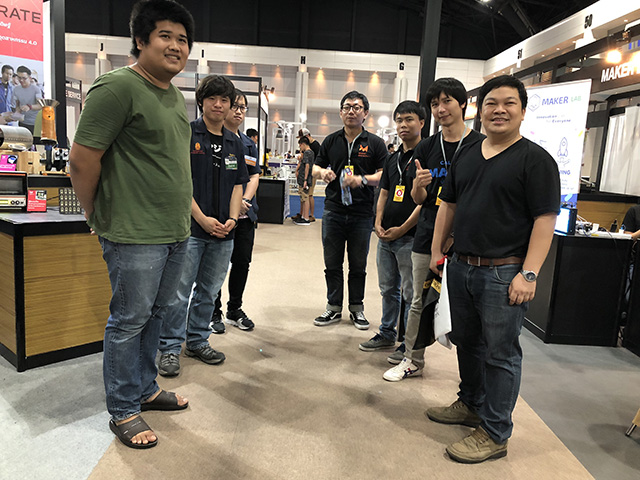
#> input picture OpenCV/image_01.jpg, 640 x 480 px
$ python 0050_GrayScale_Threshold.py
#> lines starting #> are read from the running program, lines starting #| are printed output that depends on the picture; after the words box and inside, x2 and y2 are one past the last pixel; in counts of white or black regions, pixels touching at a corner belong together
#!/usr/bin/env python

import cv2
import numpy as np

image = cv2.imread('image_01.jpg')
#> image is the input picture: shape (480, 640, 3); mean B, G, R 95.5, 107.9, 116.4

cv2.imshow('Original', image)
cv2.waitKey(0)

gray_img = cv2.cvtColor(image, cv2.COLOR_BGR2GRAY)
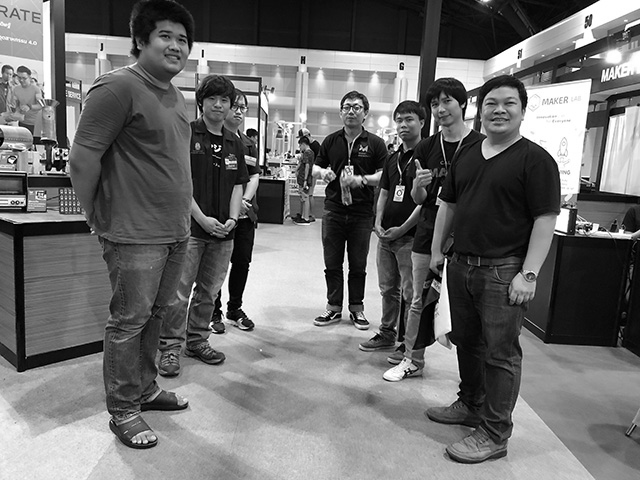
#> gray_img: shape (480, 640); min 0, max 255, mean 109

cv2.imshow('Gray', gray_img)
cv2.waitKey(0)

ret, threshold_img = cv2.threshold(gray_img, 27, 255, cv2.THRESH_BINARY)
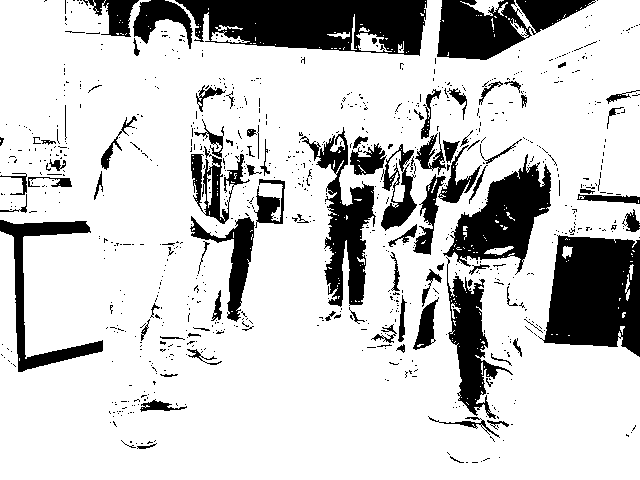
#> threshold_img: shape (480, 640); 79.8% white; 866 black regions (775 under 20 px), largest, box (x1, y1, x2, y2) and area: (175, 0, 427, 56) 10112, (538, 235, 640, 357) 9219, (443, 154, 551, 275) 5690

cv2.imshow('Binary Thresholding', threshold_img)
cv2.waitKey(0)

$ run again, with OpenCV/camera_still.jpg copied over OpenCV/image_01.jpg
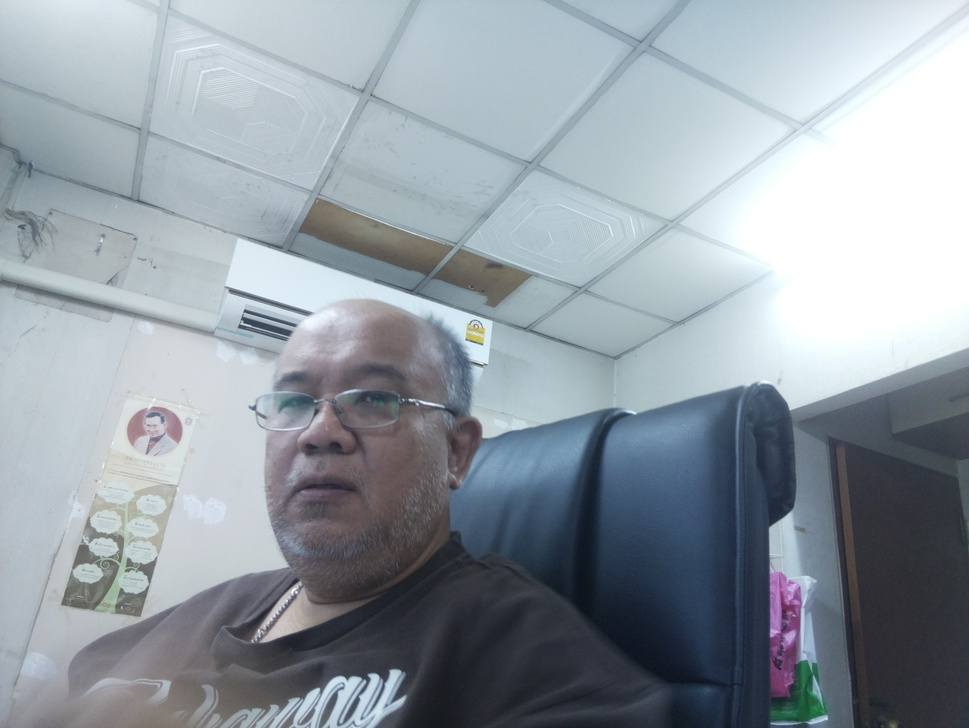
#> input picture OpenCV/camera_still.jpg, 969 x 728 px, shrunk from 3280 x 2464 before the run
#> image is the input picture: shape (728, 969, 3); mean B, G, R 164.1, 156.2, 147
#> `gray_img = cv2.cvtColor(image, cv2.COLOR_BGR2GRAY)`:
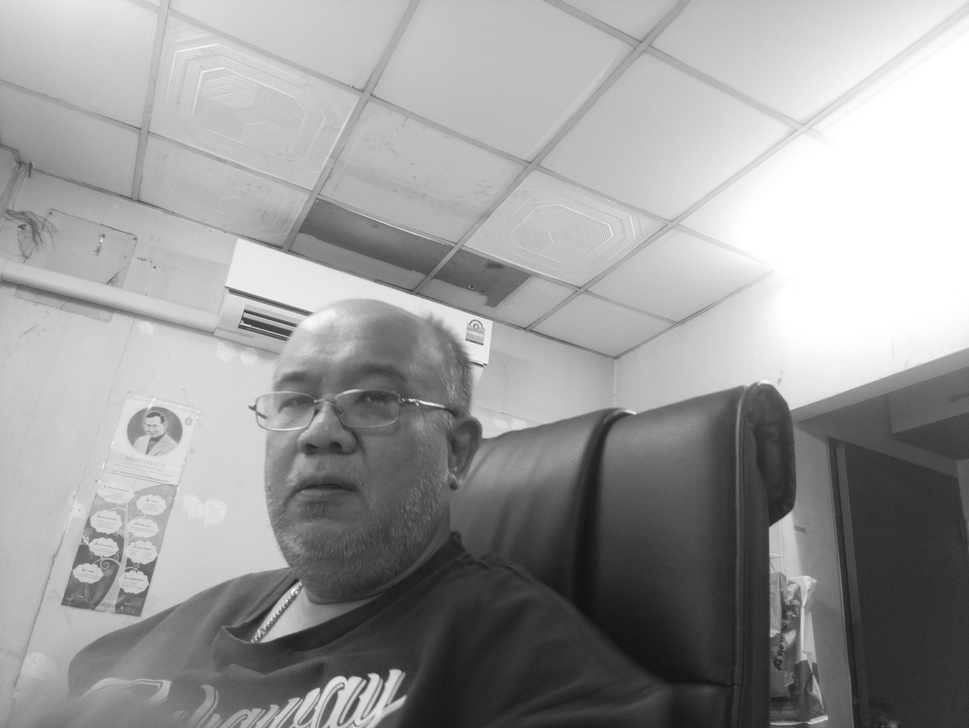
#> gray_img: shape (728, 969); min 17, max 255, mean 154.4
#> `ret, threshold_img = cv2.threshold(gray_img, 27, 255, cv2.THRESH_BINARY)`:
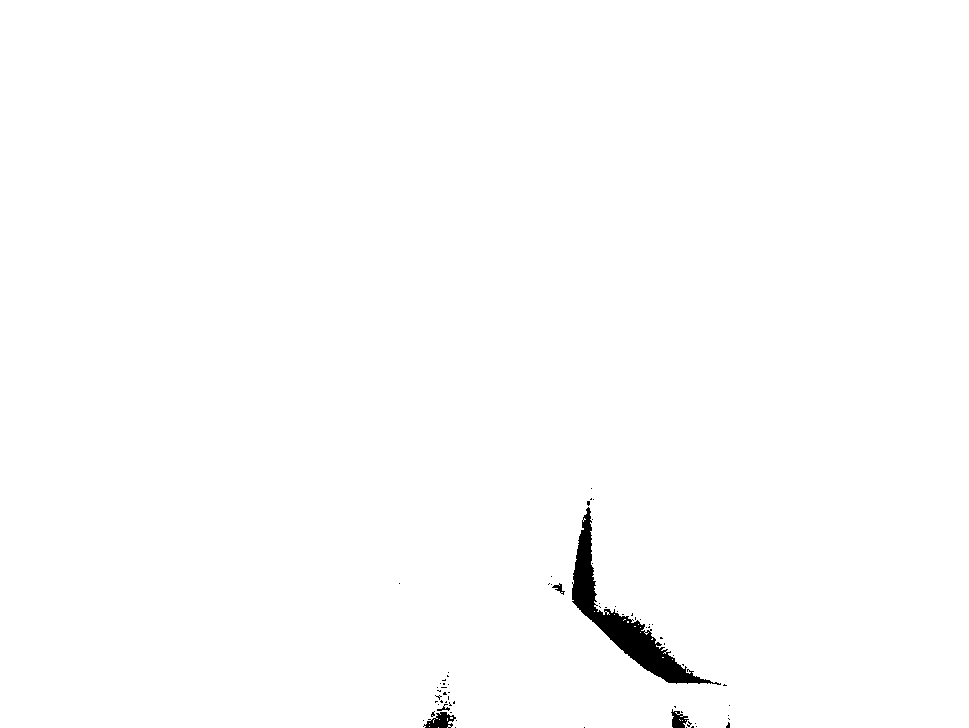
#> threshold_img: shape (728, 969); 99.2% white; 69 black regions (64 under 20 px), largest, box (x1, y1, x2, y2) and area: (572, 507, 721, 685) 4574, (423, 712, 456, 728) 301, (671, 709, 689, 728) 198, (552, 583, 565, 595) 57, (437, 704, 450, 711) 35
